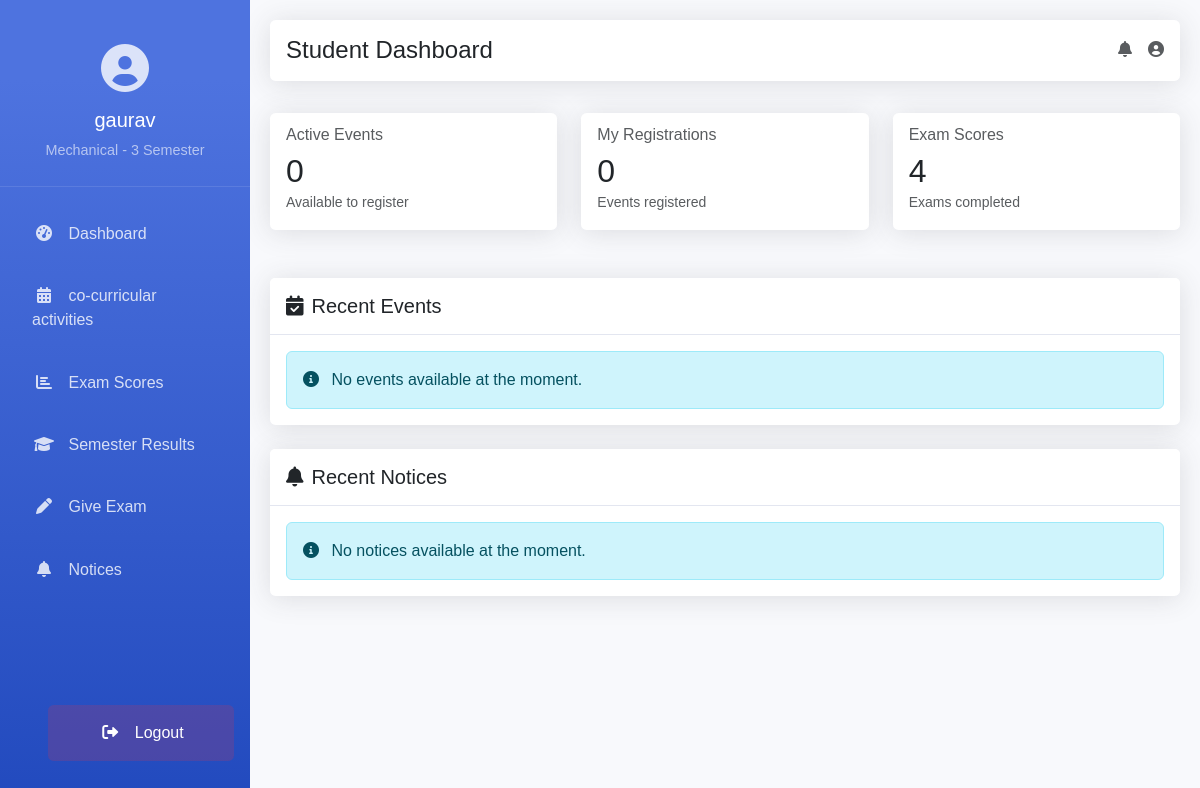
Screenshot of /student_dashboard (signed in) with the database file from the repository.
### app.py (models this page shows, shortened)
class User(UserMixin, db.Model):
    __tablename__ = 'users'  # Explicitly set table name
    id = db.Column(db.Integer, primary_key=True)
    full_name = db.Column(db.String(100), nullable=False)
    email = db.Column(db.String(120), unique=True, nullable=False)
    password = db.Column(db.String(200), nullable=False)
    role = db.Column(db.String(20), nullable=False)
    branch = db.Column(db.String(50), nullable=True)
    semester = db.Column(db.String(20), nullable=True)
    department = db.Column(db.String(50), nullable=True)
    created_at = db.Column(db.DateTime, default=datetime.utcnow)
    scores = db.relationship('Score', backref='user', lazy=True)
    notices = db.relationship('Notice', backref='author', lazy=True)

### app.py (the view)
@app.route('/student_dashboard')
@login_required
@student_required
def student_dashboard():
    try:
        user = current_user
        events = SportsEvent.query.order_by(SportsEvent.event_date.desc()).all()
        registered_events = set()
        user_registrations = Participant.query.filter_by(name=user.full_name).all()
        for registration in user_registrations:
            registered_events.add(registration.event_id)
        student_scores = ExamScore.query.filter_by(student_id=user.id)\
            .order_by(ExamScore.created_at.desc())\
            .all()
        questions = Question.query.all()
        notices = Notice.query.order_by(Notice.created_at.desc()).all()
        return render_template('student_dashboard.html',
                             events=events,
                             registered_events=registered_events,
                             user=user,
                             student_scores=student_scores,
                             questions=questions,
                             notices=notices)
    except Exception as e:
        print(f"Error loading student dashboard: {str(e)}")
        flash('Error loading dashboard', 'error')
        return redirect(url_for('login'))

### app.py (called while the page is built)
def student_required(f):
    @wraps(f)
    def decorated_function(*args, **kwargs):
        if not current_user.is_authenticated or current_user.role != 'student':
            flash('Access denied. Students only.', 'error')
            return redirect(url_for('login'))
        return f(*args, **kwargs)
    return decorated_function

@login_manager.user_loader
def load_user(user_id):
    try:
        return User.query.get(int(user_id))
    except:
        return None

### templates/student_dashboard.html (shortened to what this page needs)
<!DOCTYPE html>
<html lang="en">
<head>
    <link href="https://cdn.jsdelivr.net/npm/bootstrap@5.3.0/dist/css/bootstrap.min.css" rel="stylesheet">
    <link href="https://cdnjs.cloudflare.com/ajax/libs/font-awesome/6.0.0/css/all.min.css" rel="stylesheet">
</head>
<body>
    <div class="sidebar">
        <div class="profile-section">
            <i class="fas fa-user-circle profile-icon"></i>
            <h5 class="profile-name">{{ user.full_name }}</h5>
            <div class="profile-role">{{ user.branch }} - {{ user.semester }} Semester</div>
        </div>
        <nav>
            <a href="#" class="nav-link" onclick="showSection('dashboard'); return false;">
                <i class="fas fa-fw fa-tachometer-alt"></i>
                Dashboard
            </a>
            <a href="#" class="nav-link" onclick="showSection('events'); return false;">
                <i class="fas fa-fw fa-calendar-alt"></i>
                co-curricular activities
            </a>
            <a href="#" class="nav-link" onclick="showSection('scores'); return false;">
                <i class="fas fa-chart-bar"></i>
                <span>Exam Scores</span>
            </a>
            <a href="{{ url_for('view_semester_results') }}" class="nav-link">
                <i class="fas fa-graduation-cap"></i>
                <span>Semester Results</span>
            </a>
            <a href="#" class="nav-link" onclick="showSection('give-exam'); return false;">
                <i class="fas fa-pen me-2"></i>
                Give Exam
            </a>
            <a href="#" class="nav-link" onclick="showSection('notices'); return false;">
                <i class="fas fa-bell me-2"></i>
                Notices
            </a>
            <form action="{{ url_for('logout') }}" method="POST" class="nav-link" style="margin-top: auto; margin-bottom: 20px;">
                <button type="submit" class="nav-link w-100 text-white border-0 logout-btn">
                    <i class="fas fa-fw fa-sign-out-alt"></i>
                    Logout
                </button>
            </form>
        </nav>
    </div>
    <div class="main-content">
        <div class="topbar d-flex justify-content-between align-items-center">
            <h4 class="mb-0">Student Dashboard</h4>
            <div class="d-flex align-items-center">
                <div class="me-3">
                    <i class="fas fa-bell text-muted"></i>
                </div>
                <div>
                    <i class="fas fa-user-circle text-muted"></i>
                </div>
            </div>
        </div>
        <div id="dashboard" class="content-section">
            <div class="row mb-4">
                <div class="col-md-4">
                    <div class="card">
                        <div class="card-body">
                            <h6 class="card-subtitle mb-2 text-muted">Active Events</h6>
                            <h2 class="card-title mb-0">{{ events|length }}</h2>
                            <small class="text-muted">Available to register</small>
                        </div>
                    </div>
                </div>
                <div class="col-md-4">
                    <div class="card">
                        <div class="card-body">
                            <h6 class="card-subtitle mb-2 text-muted">My Registrations</h6>
                            <h2 class="card-title mb-0">{{ registered_events|length }}</h2>
                            <small class="text-muted">Events registered</small>
                        </div>
                    </div>
                </div>
                <div class="col-md-4">
                    <div class="card">
                        <div class="card-body">
                            <h6 class="card-subtitle mb-2 text-muted">Exam Scores</h6>
                            <h2 class="card-title mb-0">{{ student_scores|length }}</h2>
                            <small class="text-muted">Exams completed</small>
                        </div>
                    </div>
                </div>
            </div>
            <div class="card mb-4">
                <div class="card-header">
                    <h5 class="mb-0"><i class="fas fa-calendar-check me-2"></i>Recent Events</h5>
                </div>
                <div class="card-body">
                    {% if events %}
                        <div class="list-group">
                            {% for event in events[:3] %}
                                <div class="list-group-item">
                                    <div class="d-flex w-100 justify-content-between align-items-center">
                                        <div>
                                            <h6 class="mb-1">{{ event.title }}</h6>
                                            <p class="mb-1 text-muted">{{ event.description[:100] }}...</p>
                                            <small class="text-muted">
                                                <i class="fas fa-calendar-alt me-1"></i>
                                                {{ event.event_date.strftime('%B %d, %Y') }}
                                            </small>
                                        </div>
                                        {% if event.id in registered_events %}
                                            <span class="badge bg-success">Registered</span>
                                        {% else %}
                                            <form method="POST" action="{{ url_for('register_participant', event_id=event.id) }}" class="d-inline">
                                                <button type="submit" class="btn btn-primary btn-sm"
                                                        onclick="return confirm('Are you sure you want to register for this event?')">
                                                    Register
                                                </button>
                                            </form>
                                        {% endif %}
                                    </div>
                                </div>
                            {% endfor %}
                        </div>
                        {% if events|length > 3 %}
                            <div class="text-center mt-3">
                                <a href="#" onclick="showSection('events'); return false;" class="btn btn-link">View All Events</a>
                            </div>
                        {% endif %}
                    {% else %}
                        <div class="alert alert-info mb-0">
                            <i class="fas fa-info-circle me-2"></i>
                            No events available at the moment.
                        </div>
                    {% endif %}
                </div>
            </div>
            <div class="card">
                <div class="card-header">
                    <h5 class="mb-0"><i class="fas fa-bell me-2"></i>Recent Notices</h5>
                </div>
                <div class="card-body">
                    {% if notices %}
                        <div class="list-group">
                            {% for notice in notices[:3] %}
                                <div class="list-group-item">
                                    <div class="d-flex w-100 justify-content-between">
                                        <h6 class="mb-1">{{ notice.title }}</h6>
                                        <small class="text-muted">{{ notice.created_at.strftime('%B %d, %Y') }}</small>
                                    </div>
                                    <p class="mb-1">{{ notice.content }}</p>
                                </div>
                            {% endfor %}
                        </div>
                        {% if notices|length > 3 %}
                            <div class="text-center mt-3">
                                <a href="#" onclick="showSection('notices'); return false;" class="btn btn-link">View All Notices</a>
                            </div>
                        {% endif %}
                    {% else %}
                        <div class="alert alert-info mb-0">
                            <i class="fas fa-info-circle me-2"></i>
                            No notices available at the moment.
                        </div>
                    {% endif %}
                </div>
            </div>
        </div>
    </div>
</body>
</html>

### templates/student_dashboard.html (style rules this page uses)
:root { --primary-color: #4e73df; --secondary-color: #858796; --success-color: #1cc88a; }
body { background-color: #f8f9fc; font-family: 'Nunito', sans-serif; }
.sidebar { position: fixed; top: 0; left: 0; height: 100vh; width: 250px; background: linear-gradient(180deg, var(--primary-color) 10%, #224abe 100%); padding-top: 20px; z-index: 1000; display: flex; flex-direction: column; }
.sidebar nav { display: flex; flex-direction: column; flex-grow: 1; }
.sidebar .nav-link { color: rgba(255, 255, 255, 0.8); padding: 1rem; margin: 0.2rem 1rem; border-radius: 0.35rem; transition: all 0.3s; }
.sidebar .nav-link i { margin-right: 0.5rem; width: 1.5rem; text-align: center; }
.main-content { margin-left: 250px; padding: 20px; }
.topbar { background: white; box-shadow: 0 0.15rem 1.75rem 0 rgba(58, 59, 69, 0.15); padding: 1rem; margin-bottom: 2rem; border-radius: 0.35rem; }
.card { border: none; box-shadow: 0 0.15rem 1.75rem 0 rgba(58, 59, 69, 0.15); border-radius: 0.35rem; margin-bottom: 1.5rem; }
.card-header { background: white; border-bottom: 1px solid #e3e6f0; padding: 1rem; }
.profile-section { text-align: center; padding: 1.5rem; border-bottom: 1px solid rgba(255, 255, 255, 0.1); margin-bottom: 1rem; }
.profile-icon { font-size: 3rem; color: rgba(255, 255, 255, 0.8); margin-bottom: 1rem; }
.profile-name { color: white; margin-bottom: 0.5rem; }
.profile-role { color: rgba(255, 255, 255, 0.6); font-size: 0.9rem; }
.content-section { display: none; }
.nav-link { cursor: pointer; }
.logout-btn { background: rgba(220, 53, 69, 0.2); padding: 10px; border-radius: 5px; cursor: pointer; transition: all 0.3s ease; }

### rows the page displays
User: full_name "gaurav", branch "Mechanical", semester "3"

### other values shown
{{ events|length }} "0"
{{ registered_events|length }} "0"
{{ student_scores|length }} "4"
